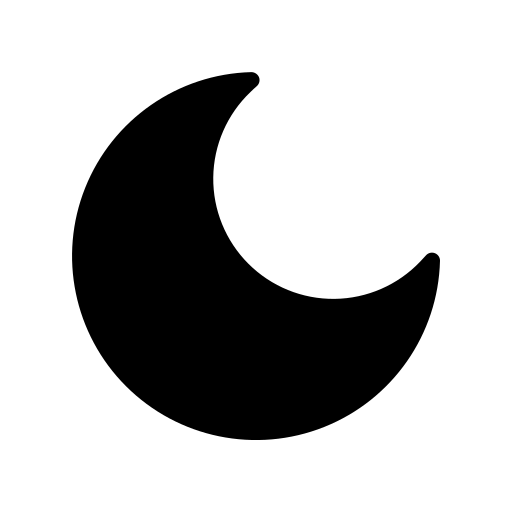
#> input picture dark-mode.png, 512 x 512 px, found by its file name
$ python -i dashboard.py   (imports and definitions only)
#> lines starting #> are read from the running program, lines starting #| are printed output that depends on the picture
import tkinter as tk
import ttkbootstrap as ttk
from ttkbootstrap.tableview import Tableview
from ttkbootstrap.dialogs import Messagebox
from ttkbootstrap.widgets import DateEntry
from ttkbootstrap import Style
from datetime import datetime
import time
from matplotlib.figure import Figure
from matplotlib.backends.backend_tkagg import FigureCanvasTkAgg
import os
import json
import matplotlib as mpl


# Pillow for image handling
from PIL import Image, ImageTk, ImageOps

import db
import auth
import tasks
import analytics

#  DYNAMIC AVATAR PATH
AVATAR_DIR = os.path.join(os.path.dirname(__file__), "avatars")

#  GLOBAL TIMER STATE
TIMER_STATE = {
    "running": False,
    "seconds": 0.0,
    "label": None,
    "after_id": None,
    "root": None,
    "start_time": None,
    "base_seconds": 0.0,
}

# store last analytics figures/canvas so theme switches can refresh them
ANALYTIC_STATE = {"fig": None, "canvas": None}

# Avatar unlock mapping (filename -> required level)
AVATAR_UNLOCKS = [
    ("female_1.png", 1),
    ("female_2.png", 4),
    ("female_3.png", 7),
    ("female_4.png", 10),
    ("female_5.png", 13),
    ("male_1.png", 16),
    ("male_2.png", 19),
    ("male_3.png", 23),
    ("male_4.png", 27),
]

# Local JSON fallback for theme persistence (used if db lacks theme functions)
_THEME_STORE_PATH = os.path.join(os.path.dirname(__file__), "user_themes.json")


# [308 lines left out: functions _read_local_theme_store, _write_local_theme_store, _get_user_theme, _save_user_theme, _apply_theme, logout_action and 1 more, not called in this run]


#  Helper Functions
def clear_frame(f):
    for w in f.winfo_children():
        w.destroy()


# [7 lines left out: function card, not called in this run]


def _load_avatar_thumbnail(filename, size=(64, 64), greyscale=False):
    """
    Load avatar image from AVATAR_DIR and return a PhotoImage.
    If image missing, returns None.
    """
#> called with filename = 'dark-mode.png', size = (64, 64), greyscale = False
    try:
        path = os.path.join(AVATAR_DIR, filename)
        if not os.path.exists(path):
            return None
        img = Image.open(path).convert("RGBA")
#> img is the input picture: PIL image 512x512 RGBA; mean R, G, B, A 0, 0, 0, 67.1
        img = img.resize(size, Image.LANCZOS)
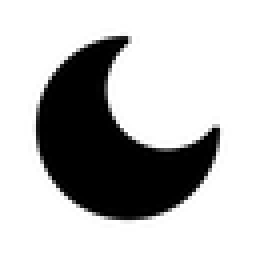
#> img: PIL image 64x64 RGBA (shown 4 times larger); mean R, G, B, A 0, 0, 0, 67.1; transparent parts drawn white
        if greyscale:
            img = ImageOps.grayscale(img).convert("RGBA")
        return ImageTk.PhotoImage(img)
    except Exception:
        return None


#  Add Task Modal (modern, compatible)
# [1466 lines left out: functions open_add_task_modal, delete_task_action, open_edit_task_modal, show_tasks, show_admin_panel, show_rewards and 13 more, not called in this run]

>>> result = _load_avatar_thumbnail('dark-mode.png')

$ run again, on light-mode.png
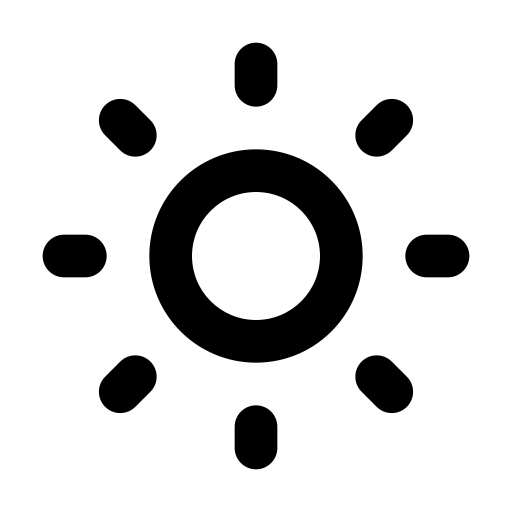
#> input picture light-mode.png, 512 x 512 px, found by its file name
#> in _load_avatar_thumbnail, img is the input picture: PIL image 512x512 RGBA; mean R, G, B, A 0, 0, 0, 40.4
#> in _load_avatar_thumbnail, `img = img.resize(size, Image.LANCZOS)`:
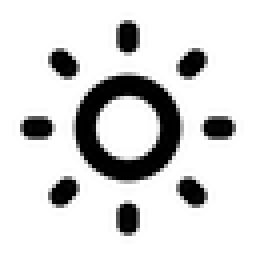
#> img: PIL image 64x64 RGBA (shown 4 times larger); mean R, G, B, A 0, 0, 0, 40.7; transparent parts drawn white
